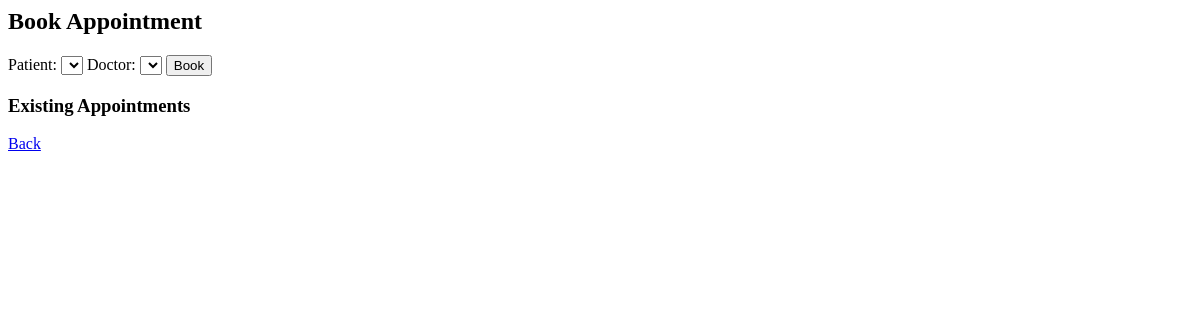
Page /appointments/ on the earlier database version.
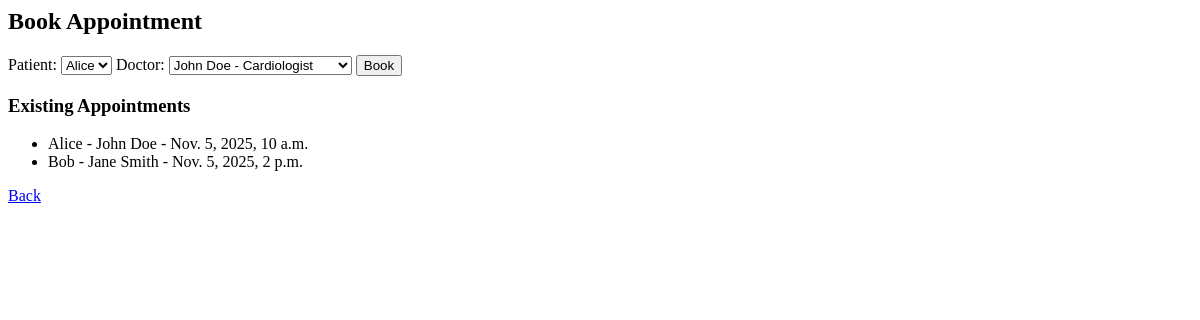
Same page on the later database version.
### patients/models.py (models this page shows, shortened)
class Appointment(models.Model):
    patient = models.ForeignKey(Patient, on_delete=models.CASCADE)
    doctor = models.ForeignKey(Doctor, on_delete=models.SET_NULL, null=True)
    date = models.DateTimeField(default=timezone.now)
    confirmed = models.BooleanField(default=False)

class Patient(models.Model):
    name = models.CharField(max_length=100)
    age = models.PositiveIntegerField()
    email = models.EmailField(unique=True)
    created_at = models.DateTimeField(auto_now_add=True)

class Doctor(models.Model):
    name = models.CharField(max_length=100)
    specialization = models.CharField(max_length=100)
    available = models.BooleanField(default=True)

### patients/views.py (the view, shortened to what this page needs)
# urls.py: path('appointments/', views.appointments, name='appointments'),
def appointments(request):
    doctors = Doctor.objects.filter(available=True)
    patients = Patient.objects.all()
    appointments = Appointment.objects.select_related('patient', 'doctor')
    return render(request, 'patients/appointments.html', {
        'doctors': doctors,
        'patients': patients,
        'appointments': appointments
    })

### patients/templates/patients/appointments.html (shortened to what this page needs)
<h2>Book Appointment</h2>
<form method="POST">
  <label>Patient:</label>
  <select name="patient">
    {% for p in patients %}
    <option value="{{ p.id }}">{{ p.name }}</option>
    {% endfor %}
  </select>
  <label>Doctor:</label>
  <select name="doctor">
    {% for d in doctors %}
    <option value="{{ d.id }}">{{ d.name }} - {{ d.specialization }}</option>
    {% endfor %}
  </select>
  <button type="submit">Book</button>
</form>
<h3>Existing Appointments</h3>
<ul>
{% for a in appointments %}
  <li>{{ a.patient.name }} - {{ a.doctor.name }} - {{ a.date }}</li>
{% endfor %}
</ul>
<a href="/">Back</a>

Differences in the rows shown:
added Appointment: patient.name "Alice", doctor.name "John Doe", date "Nov. 5, 2025, 10 a.m."
added Appointment: patient.name "Bob", doctor.name "Jane Smith", date "Nov. 5, 2025, 2 p.m."
Other differences:
form field patient: (not shown) → "Alice"
form field doctor: (not shown) → "John Doe - Cardiologist"
